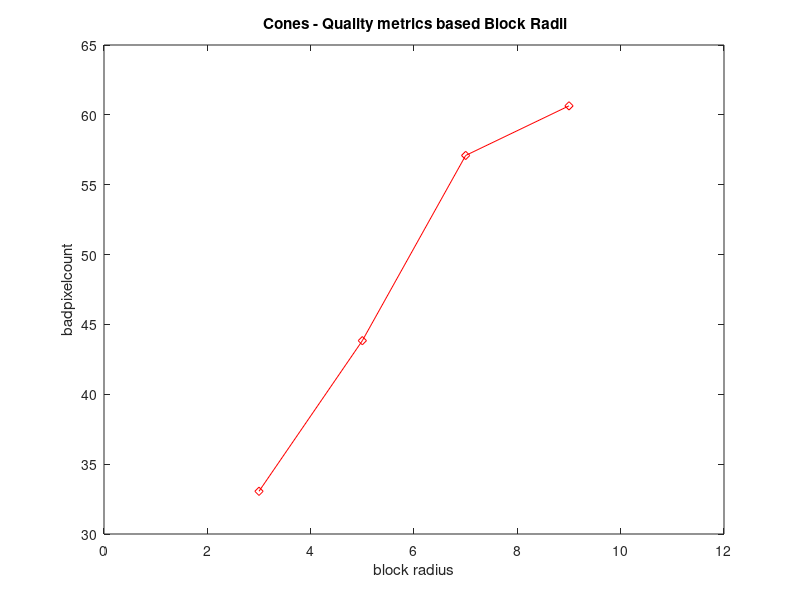

MATLAB code to generate this figure:
clc , clear
x = [3 5 7 9]
y = [33.0563 43.8384 57.0942 60.6446]
plot(x,y,'d-r')
axis([0,12,30,65])
title(' Cones - Quality metrics based Block Radii')
xlabel('block radius')
ylabel('badpixelcount')